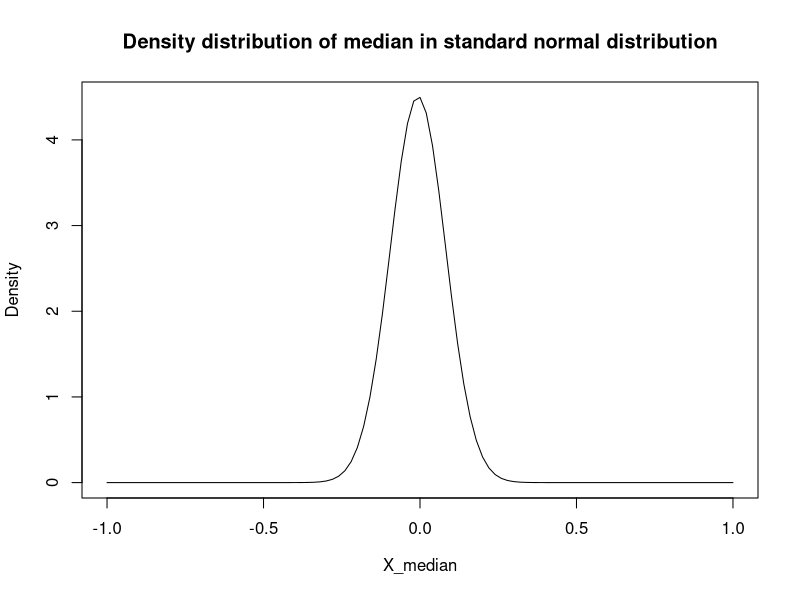
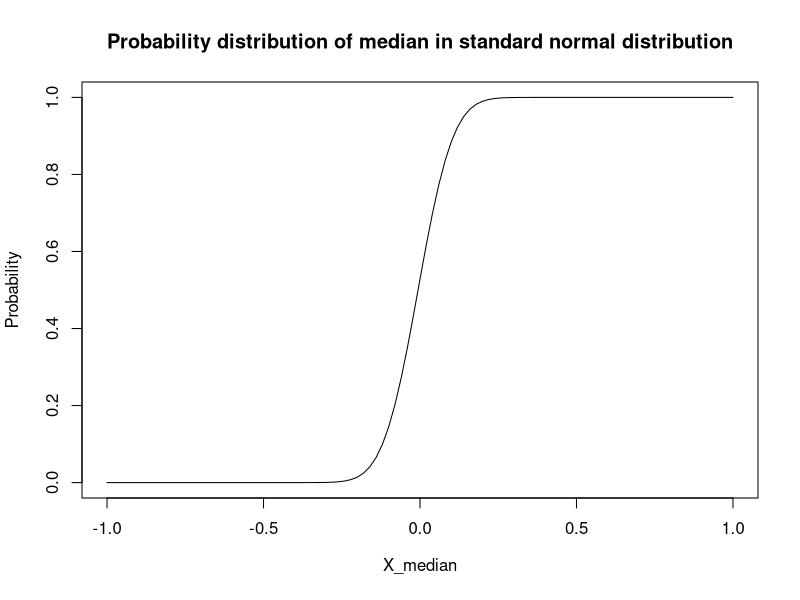
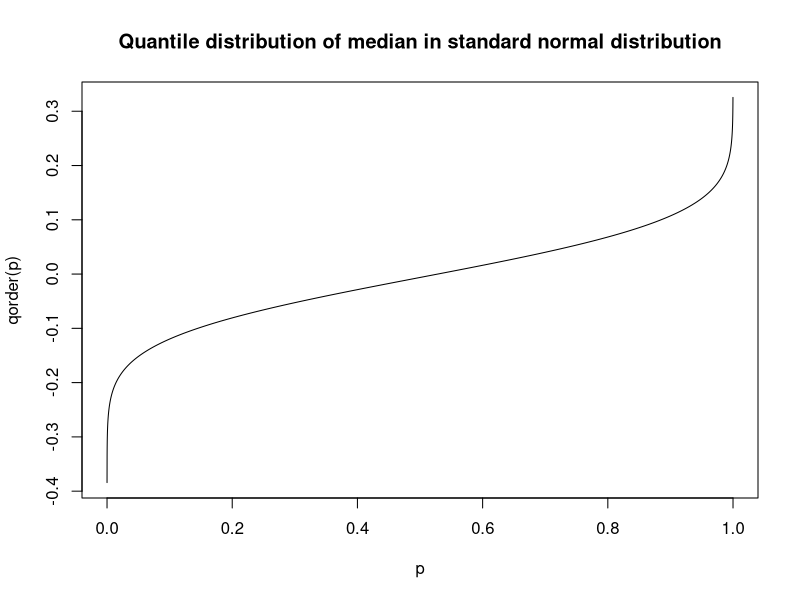
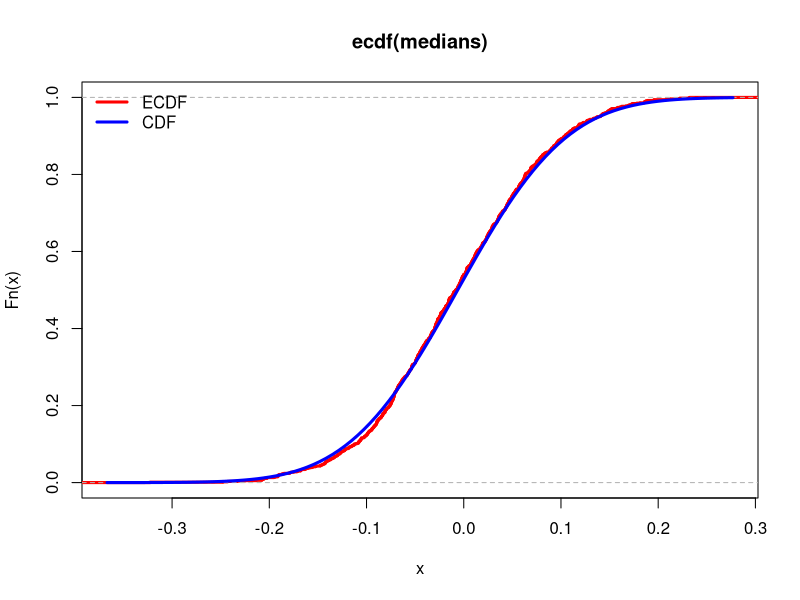
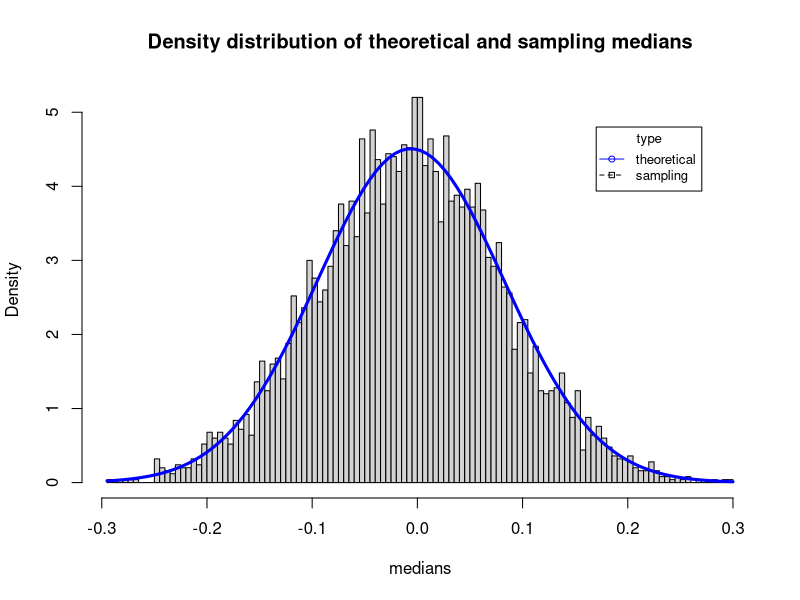
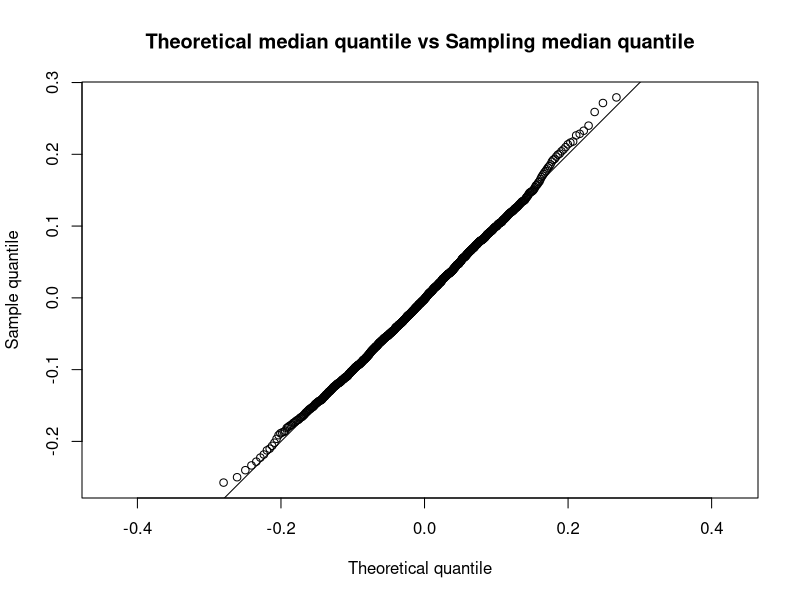
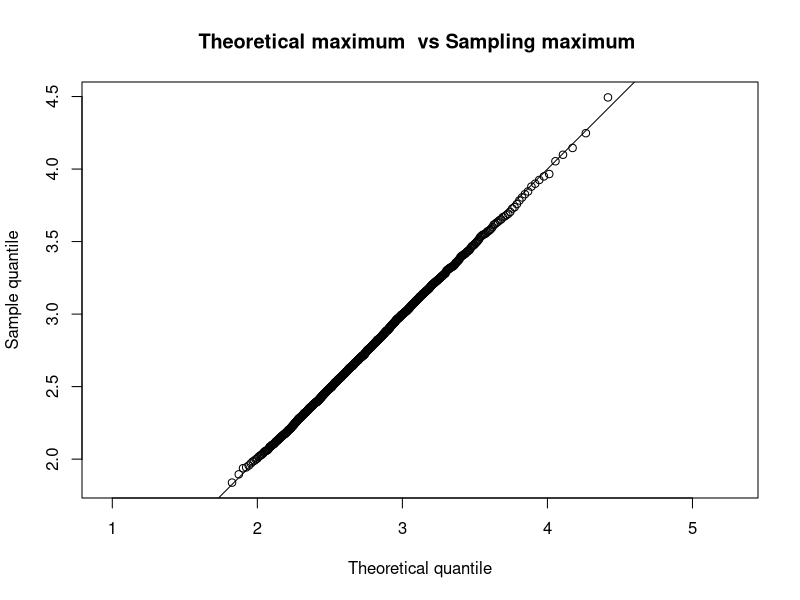
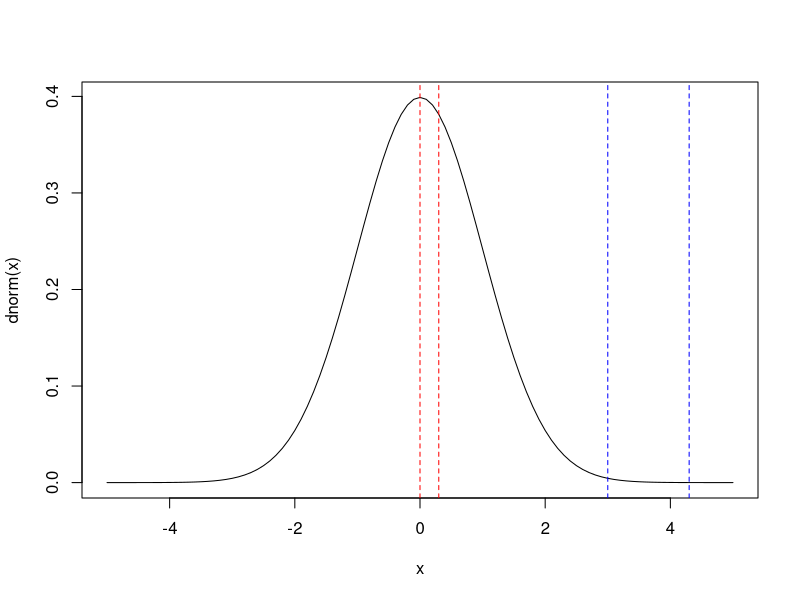

These charts were generated, in order, by the following R code:
## ---- chunk 1

dorder <- function(x,k=100,n=200){
  k*
  choose(n,k)*
  (pnorm(x))^(k-1)*
  (1-pnorm(x))^(n-k)*
  dnorm(x)
}
curve(
    dorder(x)
  ,-1
  ,1
  , xlab = parse(text="X_median")
  , ylab = "Density"
  ,main='Density distribution of median in standard normal distribution'
)



## ---- chunk 2

porder <- function(x,k=100,n=200){
  pbinom(k-1, n, pnorm(x), lower.tail = FALSE)
}

curve(
    porder(x)
  , -1
  , 1
  , xlab = parse(text="X_median")
  , ylab = "Probability"
  ,main='Probability distribution of median in standard normal distribution'
)

porder
## ---- chunk 3
qorder <- function(p,k=100,n=200){
  for (i in seq_along(p)){
  p[i]<-uniroot(function(q){porder(q,k,n)-p[i]},interval = c(-10,10))[[1]]
  }
  p
}

p<-seq(0.00001,1,0.0001)
plot(p,qorder(p),type='l' ,main='Quantile distribution of median in standard normal distribution')

## ---- chunk 4
library(dplyr)

M <- 1000 # studies
N <- 200 # sample size
bmis <- array(rnorm(M*N), c(M, N))
medians <- bmis %>% apply(1, function(x){sort(x)[100]})

bmi_ecdf <- ecdf(medians)  # The output is a function
plot(bmi_ecdf, do.points = FALSE, col = "red", lwd = 3)
curve(porder(x), add = TRUE, lwd = 3, col = "blue")
legend(
    "topleft"
  , c("ECDF","CDF")
  , lwd = 3
  , col = c("red","blue")
  , bty = "n"
)

## ---- chunk 5
library(dplyr)

M <- 5000 # studies
N <- 200 # sample size
bmis <- array(rnorm(M*N), c(M, N))
medians <- bmis %>% apply(1, function(x){sort(x)[100]})
hist(medians, breaks = 100, freq = FALSE,main='Density distribution of theoretical and sampling medians')
curve(dorder(x), lwd = 3, add = TRUE, col = "blue")
legend(x=0.17,y=4.8,c('theoretical','sampling'),cex=0.8,col=c('blue','black'),pch=21:22, lty=1:2, bg="white", title="type", title.col="black")
## ---- chunk 6

M <- 5000 # studies
N <- 200 # sample size
bmis <- array(rnorm(M*N), c(M, N))
random_sample<- bmis %>% apply(1, function(x){sort(x)[100]})
q_candidate <- qorder

x <- q_candidate((1:999)/1000)
y <- quantile(random_sample, probs = (1:999)/1000)

plot(x,y, asp = 1,type='p',xlab = "Theoretical quantile", ylab = "Sample quantile",main='Theoretical median quantile vs Sampling median quantile')
abline(0,1)
## ---- chunk 7
dorder <- function(x,k=100,n=200){
  k*
  choose(n,k)*
  (pnorm(x))^(k-1)*
  (1-pnorm(x))^(n-k)*
  dnorm(x)
}

porder <- function(x,k=100,n=200){
  pbinom(k-1, n, pnorm(x), lower.tail = FALSE)
}

qorder <- function(p,k=100,n=200){
  for (i in seq_along(p)){
  p[i]<-uniroot(function(q){porder(q,k,n)-p[i]},interval = c(-10,10))[[1]]
  }
  p
}

## ---- chunk 8
M <- 5000 # studies
N <- 200 # sample size
bmis <- array(rnorm(M*N), c(M, N))
random_sample<- bmis %>% apply(1, function(x){sort(x)[200]})
q_candidate <- qorder
x <- q_candidate((1:1000)/1001,k=200)
y <- quantile(random_sample, probs = (1:1000)/1001)
plot(x,y, asp = 1,type='p',xlab = "Theoretical quantile", ylab = "Sample quantile",main='Theoretical maximum  vs Sampling maximum ')
abline(0,1)
## ---- chunk 9
curve(dnorm(x)
      ,-5
      ,5)
abline(v=c(0,0.3),col='red',lty=2)
abline(v=c(3,4.3),col='blue',lty=2)
## ---- chunk 10
diff(dnorm(c(4.3,3)))
diff(dnorm(c(0.3,0)))
## ---- chunk 11
dorder_f <- function(x,k=1,n=200,dist,...){
  PFUN<-get(paste0('p',dist))
  DFUN<-get(paste0('d',dist))
  k*
  choose(n,k)*
  (PFUN(x,...))^(k-1)*
  (1-PFUN(x,...))^(n-k)*
  DFUN(x,...)
}


porder_f <- function(x,k=1,n=200,dist,...){
  PFUN<-get(paste0('p',dist))
  pbinom(k-1, n, PFUN(x,...), lower.tail = FALSE)
}

qorder_f <- function(p,k=1,n=200,dist,...){
  for (i in seq_along(p)){
  p[i]<-uniroot(function(q){porder_f(q,k,n,dist,...)-p[i]},interval = c(-1,1))[[1]]
  }
  p
}
## ---- chunk 12
curve(
    dorder_f(x,dist='exp',rate=10)
  ,0
  ,0.01
  , xlab = parse(text="X_min")
  , ylab = "Density"
  ,main='Density distribution of minimum in exponential distribution'
)
## ---- chunk 13
curve(
    porder_f(x,dist='exp',rate=10)
  ,0
  ,0.01
  , xlab = parse(text="X_min")
  , ylab = "Density"
  ,main='Probability distribution of minimum in exponential distribution'
)
